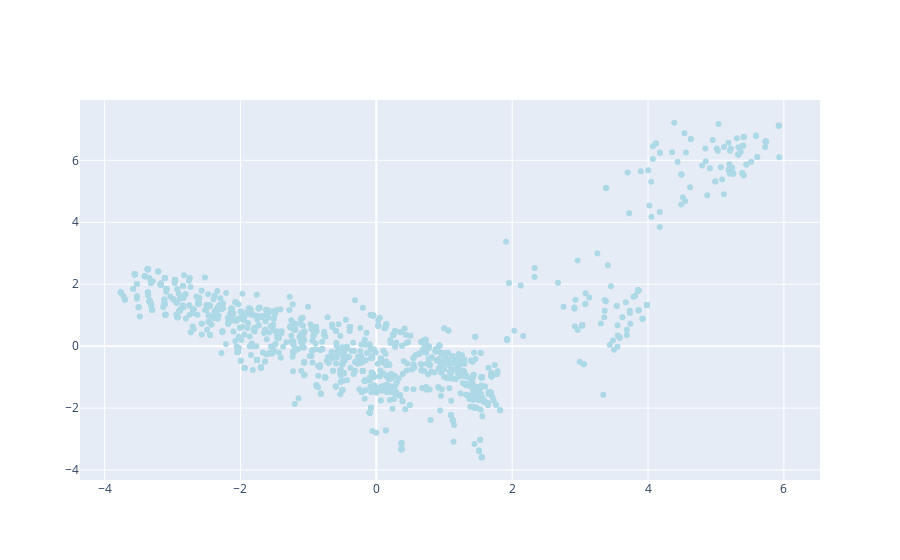

The cell this chart's notebook holds for it:
### Code cell
data = [
    go.Scatter(
        x = pca_df.iloc[:2000,0].values,
        y = pca_df.iloc[:2000,1].values,
        text = pca_df.iloc[:2000,2].values,
        hoverinfo = 'text',
        marker = dict(
            color = 'lightblue'
        ),
        mode='markers',
        showlegend = False
    )
]

iplot(data, filename = "add-hover-text")

### Figure 1 — Plotly figure (JSON) as saved in the notebook; plotly's stock layout.template omitted (floating-point values rounded to 4 significant figures; data arrays with more than 128 entries replaced by an {"elided": "..."} marker saying what was removed)
{"data": [{"hoverinfo": "text", "marker": {"color": "lightblue"}, "mode": "markers", "showlegend": false, "text": {"elided": "2000 str values"}, "type": "scatter", "x": {"elided": "2000 float values"}, "y": {"elided": "2000 float values"}}], "layout": {"autosize": true, "xaxis": {"autorange": true, "range": [-4.349, 6.518], "type": "linear"}, "yaxis": {"autorange": true, "range": [-4.479, 8.105], "type": "linear"}}}
